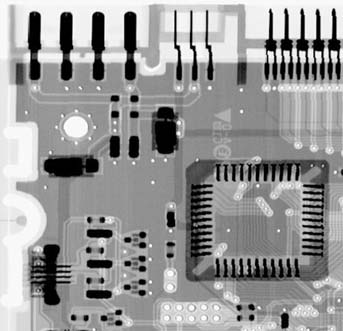
#> input picture DigitalImageProcessing/Ch5/images/5_7_a.jpg, 343 x 331 px
$ python test.py
#> lines starting #> are read from the running program, lines starting #| are printed output that depends on the picture
#> further down, chip is the input picture: shape (331, 343); min 0, max 255, mean 151.3
import cv2
import numpy as np
import matplotlib.pyplot as plt

import scipy
# import scipy.stats


def plt_show_opcv(title, image, cv=False):
    if image.shape.__len__() == 3:
        plt.imshow(image[:, :, ::-1])
    else:
        plt.imshow(image, cmap='gray')
    plt.title(title)
    plt.show()
    if cv:
        cv2.imshow(title, image)
        cv2.waitKey(0)


def add_gaussian_noise(image_in, noise_sigma=25):
#> called with noise_sigma = 25
    temp_image = np.float64(np.copy(image_in))

    h = temp_image.shape[0]
#> h = 331
    w = temp_image.shape[1]
#> w = 343
    noise = np.random.randn(h, w) * noise_sigma

    noisy_image = np.zeros(temp_image.shape, np.float64)
    if len(temp_image.shape) == 2:
        noisy_image = temp_image + noise
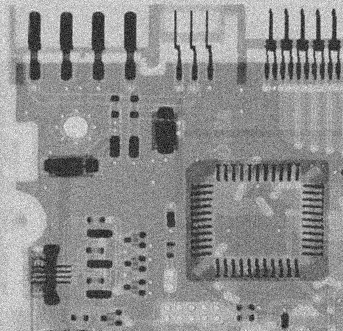
#> noisy_image: shape (331, 343) float64; min -92.36, max 340, mean 151.3; drawn with min black and max white
    else:
        noisy_image[:, :, 0] = temp_image[:, :, 0] + noise
        noisy_image[:, :, 1] = temp_image[:, :, 1] + noise
        noisy_image[:, :, 2] = temp_image[:, :, 2] + noise
    """
    print('min,max = ', np.min(noisy_image), np.max(noisy_image))
    print('type = ', type(noisy_image[0][0][0]))
    """
    return noisy_image


def sp_noisy(image, s_vs_p=0.5, amount=0.08):
#> called with s_vs_p = 1, amount = 0.08
    out = np.copy(image)
    num_salt = np.ceil(amount * image.size * s_vs_p)
#> num_salt = 9083
    coords = [np.random.randint(0, i - 1, int(num_salt)) for i in image.shape]
    out[tuple(coords)] = 255
    num_pepper = np.ceil(amount * image.size * (1. - s_vs_p))
#> num_pepper = 0
    coords = [np.random.randint(0, i - 1, int(num_pepper)) for i in image.shape]
#> coords = [empty array, empty array]
    out[tuple(coords)] = 0
    return out


def filter(image, op):
    new_image = np.zeros(image.shape)

    for i in range(1, image.shape[0] - 1):
        for j in range(1, image.shape[1] - 1):
            new_image[i - 1, j - 1] = op(image[i - 1:i + 2, j - 1:j + 2])
    new_image = (new_image - np.min(image)) * (255 / np.max(image))
    return new_image.astype(np.uint8)


chip = cv2.imread("images/5_7_a.jpg", 0)
plt_show_opcv("chip", chip)

chip_gs = add_gaussian_noise(chip, 25)
plt_show_opcv("chip_gs", chip_gs)

chip_s = sp_noisy(chip, 1)
plt_show_opcv("chip_s", chip_s)

chip_p = sp_noisy(chip, 0)
plt_show_opcv("chip_p", chip_p)


chip_sp = sp_noisy(chip)
#> call 3 of sp_noisy, with s_vs_p = 0.5, amount = 0.08
#> in sp_noisy (call 3), `out[tuple(coords)] = 0`:
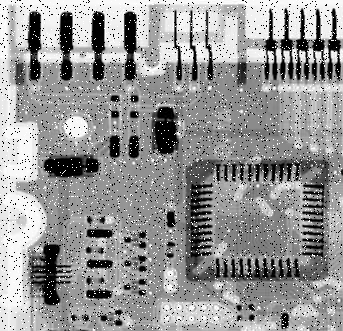
#> out: shape (331, 343); min 0, max 255, mean 149.3
plt_show_opcv("chip_sp", chip_sp)


########################################

# 几何均值复原
def GeometricMeanOperator(roi):
    roi = roi.astype(np.float64)
    p = np.prod(roi)
    re = p ** (1 / (roi.shape[0] * roi.shape[1]))
    if re < 0:
        re = 0
    if re > 255:
        re = 255
    return re


# [12 lines of commented-out code are left out]
def HMeanOperator(roi):
    roi = roi.astype(np.float64)
    re = roi.shape[0] * roi.shape[1] / np.sum([1/(p+0.0001) for p in roi])
    if re < 0:
        re = 0
    if re > 255:
        re = 255
    return re


# [8 lines of commented-out code are left out]

def IHMeanOperator(roi, q):
    roi = roi.astype(np.float64)
    return np.mean(roi ** (q + 1)) / np.mean(roi ** q)


def IHMeanAlogrithm(image, q):
#> called with q = -1
    new_image = np.zeros(image.shape)
    image = cv2.copyMakeBorder(image, 1, 1, 1, 1, cv2.BORDER_DEFAULT)
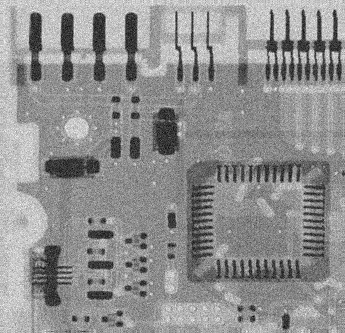
#> image: shape (333, 345) float64; min -92.36, max 340, mean 152; drawn with min black and max white
    for i in range(1, image.shape[0] - 1):
        for j in range(1, image.shape[1] - 1):
            new_image[i - 1, j - 1] = IHMeanOperator(image[i - 1:i + 2, j - 1:j + 2], q)
#> this loop made 331 passes
    new_image = (new_image - np.min(image)) * (255 / np.max(image))
    return new_image.astype(np.uint8)
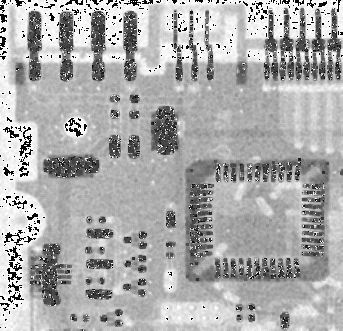
#> returned value: shape (331, 343); min 0, max 255, mean 171.3


chip_ihm_gs = IHMeanAlogrithm(chip_gs, -1)
plt_show_opcv("chip_ihm_gs", chip_ihm_gs)

chip_ihm_s = IHMeanAlogrithm(chip_s, -1)
#> call 2 of IHMeanAlogrithm, with q = -1
#> after the loop in IHMeanAlogrithm (call 2), `for i in range(1, image.shape[0] - 1):`:
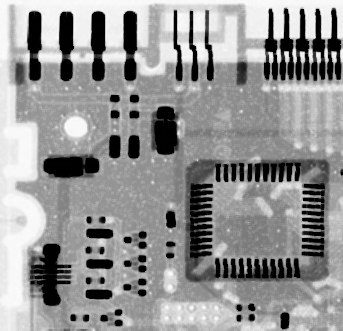
#> new_image: shape (331, 343) float64; min 0, max 252.3, mean 148
plt_show_opcv("chip_ihm_s", chip_ihm_s)

chip_ihm_p = IHMeanAlogrithm(chip_p, -1)
#> call 3 of IHMeanAlogrithm, with q = -1
#> in IHMeanAlogrithm (call 3), `image = cv2.copyMakeBorder(image, 1, 1, 1, 1, cv2.BORDER_DEFAULT)`:
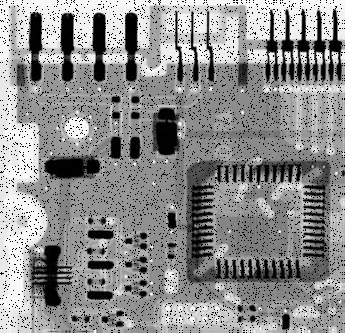
#> image: shape (333, 345); min 0, max 255, mean 140.3
#> after the loop in IHMeanAlogrithm (call 3), `for i in range(1, image.shape[0] - 1):`:
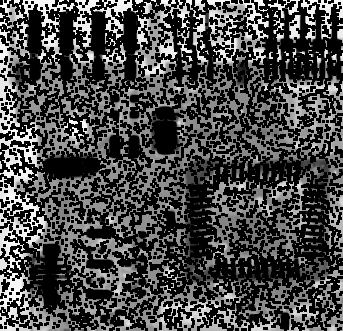
#> new_image: shape (331, 343) float64; min 0, max 251.2, mean 70.8
plt_show_opcv("chip_ihm_p", chip_ihm_p)
